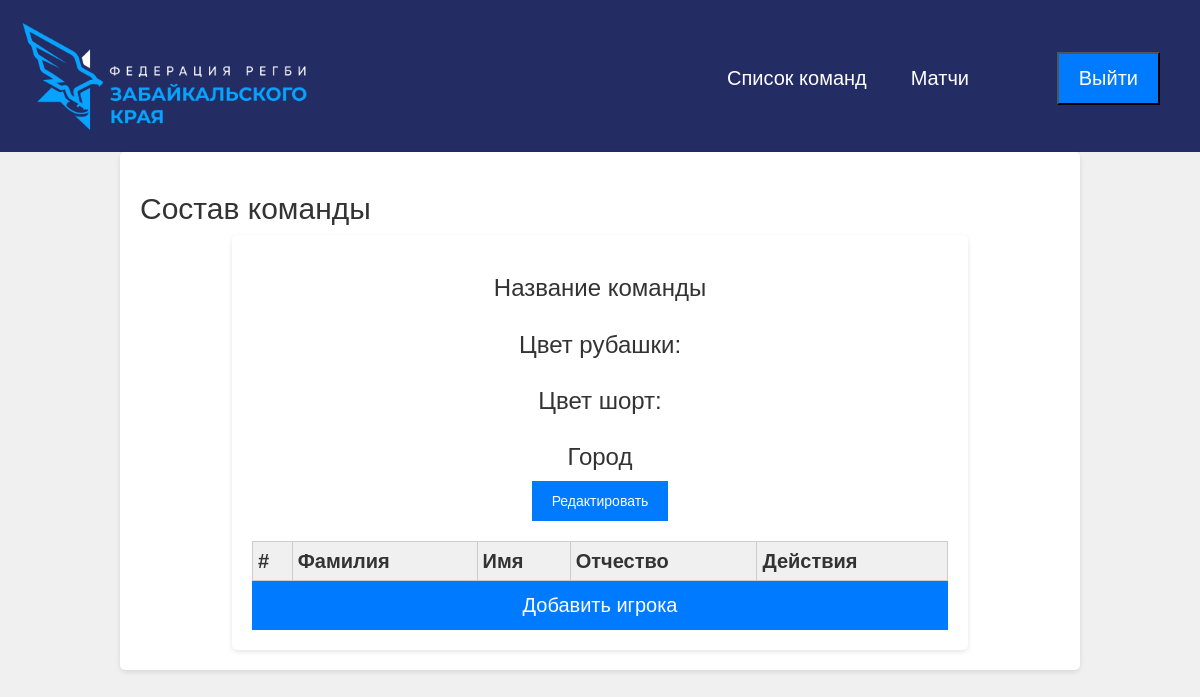
/TeamDetail/5/, run on an earlier commit of the app's database.
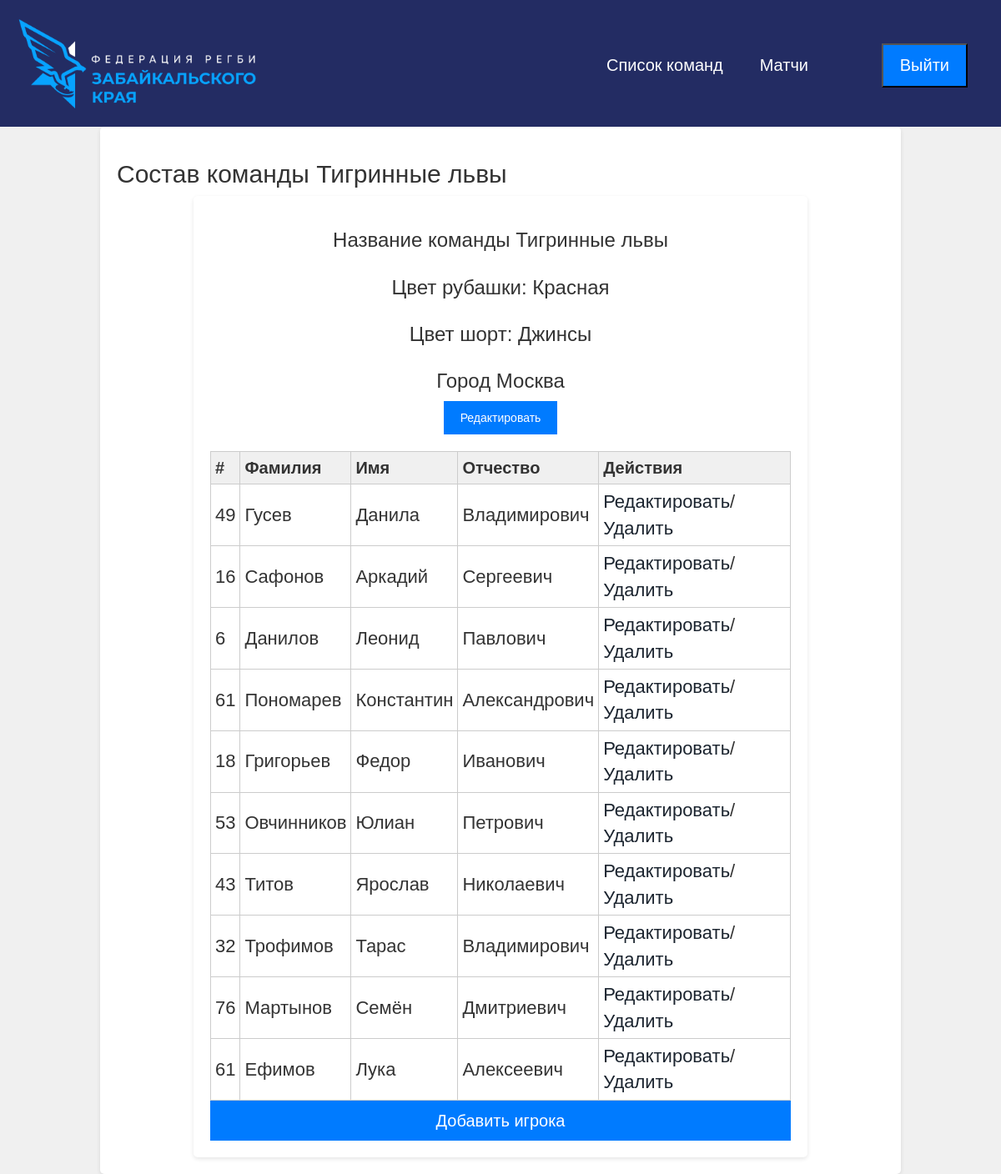
And on a later commit of the database.
### trener/models.py (models this page shows, shortened)
class Team(models.Model):
    Name=models.TextField()
    TShirts=models.TextField()
    Pants=models.TextField()
    City=models.TextField()
    Trener=models.ForeignKey(mod.User,related_name='team', on_delete=models.CASCADE)
    class Meta:
        verbose_name = 'Команда'
        verbose_name_plural = 'Команды'

class Player(models.Model):
    FName=models.TextField(max_length=100)
    SName=models.TextField(max_length=100, blank=True)
    LName=models.TextField(max_length=100)
    Team=models.ForeignKey(Team, related_name='teamdetail', on_delete=models.CASCADE)
    Number=models.TextField()
    Capitan=models.BooleanField(default=False)
    class Meta:
        verbose_name = 'Игрок'
        verbose_name_plural = 'Игроки'

### trener/views.py (the view)
# urls.py: path('TeamDetail/<int:id>/', views.player_list,name='players_list'),
def player_list(request, id):
    team=Team.objects.filter(id=id)
    players=Player.objects.filter(Team_id=id)
    return render(request,'teamdetail.html',{'players':players, 'team':team})

### templates/teamdetail.html
{% extends 'base.html' %}
{% block content %}
<section class="container">
	<h2>Состав команды {{team.0.Name}}</h2>
	<div class="container">
	<section class="team-management">
		<h3>Название команды {{team.0.Name}}</h3>
		<h3>Цвет рубашки: {{team.0.TShirts}}</h3>
		<h3>Цвет шорт: {{team.0.Pants}}</h3>
		<h3>Город {{team.0.City}}</h3>
		<a href="/edit_team/{{team.0.pk}}/"><button class="save-changes-btn">Редактировать</button></a>
	</section>
	<table class="team-table" id="myTable">
		<thead>
			<tr>
				<th>#</th>
				<th>Фамилия</th>
				<th>Имя</th>
				<th>Отчество</th>
				<th>Действия</th>
			</tr>
		</thead>
		<tbody>
			{%for player in players %}
			<tr>
				<td>{{ player.Number }}</td>
				<td>{{ player.LName }}</td>
				<td>{{ player.FName }}</td>
				<td>{{ player.SName }}</td>
				<td><a href="/edit_player/{{player.pk}}/">Редактировать</a>/<a href="/delete/{{player.pk}}/">Удалить</a></td>
			</tr>
			{% endfor %}
		</tbody>
	</table>
	<a href="/add/{{team.0.pk}}" class="button">Добавить игрока</a>
</div>
{% endblock %}

What changed in the data, as far as the page shows it:
added Team: Name "Тигринные львы", TShirts "Красная", Pants "Джинсы", City "Москва"
added Player: Number "49", LName "Гусев", FName "Данила", SName "Владимирович"
added Player: Number "16", LName "Сафонов", FName "Аркадий", SName "Сергеевич"
added Player: Number "6", LName "Данилов", FName "Леонид", SName "Павлович"
added Player: Number "61", LName "Пономарев", FName "Константин", SName "Александрович"
added Player: Number "18", LName "Григорьев", FName "Федор", SName "Иванович"
added Player: Number "53", LName "Овчинников", FName "Юлиан", SName "Петрович"
added Player: Number "43", LName "Титов", FName "Ярослав", SName "Николаевич"
added Player: Number "32", LName "Трофимов", FName "Тарас", SName "Владимирович"
added Player: Number "76", LName "Мартынов", FName "Семён", SName "Дмитриевич"
added Player: Number "61", LName "Ефимов", FName "Лука", SName "Алексеевич"
